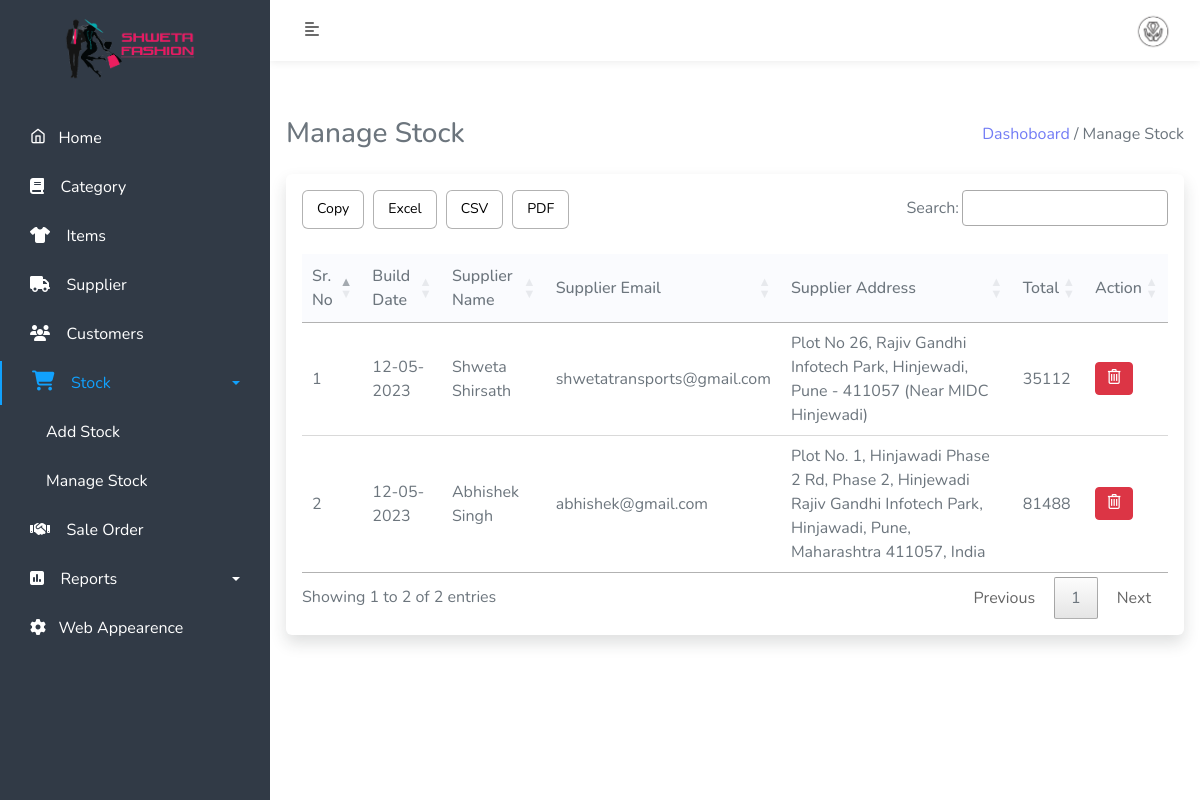
Screenshot of /admin/managestock.php (signed in) with the database file from the repository.
### tables this page shows
CREATE TABLE `manage_website` (
  `id` int(11) NOT NULL,
  `title` varchar(500) NOT NULL,
  `short_title` varchar(500) NOT NULL,
  `footer` text NOT NULL,
  `currency_symbol` text NOT NULL,
  `login_logo` text NOT NULL,
  `website_logo` varchar(500) NOT NULL,
  `background_login_image` text NOT NULL,
  `pay_qrcode` text NOT NULL,
  `terms` longtext NOT NULL,
  `status` int(11) NOT NULL
);

CREATE TABLE `stock` (
  `stock_id` int(11) NOT NULL,
  `build_date` date NOT NULL DEFAULT current_timestamp(),
  `sub_total` double(10,2) NOT NULL,
  `sup_id` int(11) NOT NULL,
  `gst` double(10,2) NOT NULL,
  `discount` double(10,2) NOT NULL,
  `final_total` double(10,2) NOT NULL,
  `delete_status` tinyint(4) NOT NULL,
  `submited_date` date DEFAULT current_timestamp()
);

CREATE TABLE `supplier` (
  `sup_id` int(11) NOT NULL,
  `sup_fname` varchar(50) NOT NULL,
  `sup_lname` varchar(50) NOT NULL,
  `sup_email` varchar(50) NOT NULL,
  `sup_mobile` bigint(11) NOT NULL,
  `sup_add` varchar(500) NOT NULL,
  `sup_city` varchar(11) NOT NULL,
  `sup_state` varchar(11) NOT NULL,
  `delete_status` tinyint(2) NOT NULL
);

### admin/managestock.php (the view, shortened to what this page needs)
<?php include('include/sidebar.php'); ?>
<?php include('include/header.php'); ?>
<div class="content-body mb-5 p-3">
    <div class="row">
        <div class="col-md-12">
            <div class="heading mb-4 d-flex align-items-center justify-content-between">
                <h3 class="mb-0">Manage Stock</h3>
                <p class="m-0"><a href="dashboard.php" class="text-primary">Dashoboard </a> <span class="disable">/ Manage Stock </span></p>
            </div>
        </div>
    </div>
    <div class="row">
        <div class="col-md-12">
            <div class="card border-0 shadow">
                <div class="card-body">
                    <div class="table-responsive">
                        <table id="example" class="display table-bordered" style="width:100%">
                            <thead>
                                <tr>
                                    <th>Sr. No</th>
                                    <th>Build Date</th>
                                    <th>Supplier Name</th>
                                    <th>Supplier Email</th>
                                    <th>Supplier Address</th>
                                    <th>Total</th>
                                    <th>Action</th>
                                </tr>
                            </thead>
                            <tbody>
                                <?php
                                $cnt = 1;
                                $stmt = $db->prepare("SELECT * from stock INNER JOIN supplier ON stock.sup_id=supplier.sup_id where stock.delete_status ='0' order by stock_id DESC ");
                                $stmt->execute();
                                $record = $stmt->fetchAll();
                                foreach ($record as $row) {
                                ?>
                                    <tr>
                                        <td><?php echo $cnt; ?></td>
                                        <td><?php $date = date_create($row['build_date']);
                                            echo date_format($date, "d-m-Y"); ?></td>
                                        <td><?php echo $row['sup_fname'] . ' ' . $row['sup_lname']; ?></td>
                                        <td><?php echo $row['sup_email']; ?></td>
                                        <td><?php echo $row['sup_add']; ?></td>
                                        <td><?php echo $row['final_total']; ?></td>
                                        <td>
                                            <a href="app/stock-crud.php?delid=<?php echo $row['stock_id']; ?>" class="btn btn-danger btn-sm " onclick="return confirm('Do you really want to Delete ?');"><i class="icon-line-awesome-trash-o fs-5"></i></a>
                                        </td>
                                    </tr>
                                <?php
                                    $cnt = $cnt + 1;
                                } ?>
                            </tbody>
                        </table>
                    </div>
                </div>
            </div>
        </div>
    </div>
</div>
</div>
<?php include('include/footer.php'); ?>

### admin/include/sidebar.php (shortened to what this page needs)
<?php include('../assets/constant/config.php'); ?>
<!doctype html>
<html lang="en">
<head>
    <?php
    $stmt = $db->prepare("SELECT * from manage_website");
    $stmt->execute();
    $result = $stmt->fetchAll();
    foreach ($result as $key) {
    ?>
        <link href="../assets/css/bootstrap.min.css" rel="stylesheet">
        <link href="../assets/css/style.css" rel="stylesheet">
        <link href="../assets/css/select2.css" rel="stylesheet">
        <link href="../assets/css/responsive.css" rel="stylesheet">
        <link href="../assets/css/icons.css" rel="stylesheet">
        <link rel="stylesheet" href="https://cdnjs.cloudflare.com/ajax/libs/font-awesome/6.2.1/css/all.min.css" />
        <link href="../assets/css/datatables/jquery.dataTables.min.css" rel="stylesheet">
        <link href="../assets/css/datatables/buttons.dataTables.min.css" rel="stylesheet">
        <link rel="stylesheet" href="https://cdnjs.cloudflare.com/ajax/libs/font-awesome/6.3.0/css/solid.min.css" />
        <link href="https://cdn.jsdelivr.net/npm/select2@4.1.0-rc.0/dist/css/select2.min.css" rel="stylesheet" />
</head>
<body>
    <div class="wrapper">
        <nav id="sidebar">
            <div class="position">
                <div class="sidebar-header">
                    <a href="dashboard.php"><img src="../assets/img/<?php echo $key['login_logo'] ?>" width="150px"></a>
                </div>
            <?php } ?>
            <ul class="list-unstyled components" id="menu">
                <li class="s-item">
                    <a href="dashboard.php"><i class="icon-feather-home"></i>&nbsp;&nbsp;&nbsp;Home</a>
                </li>
                <li class="s-item">
                    <a href="category.php"><i class="fa fa-book"></i>&nbsp;&nbsp;&nbsp; Category</a>
                </li>
                <li class="s-item">
                    <a href="product.php"><i class="fa-solid fa-shirt"></i>&nbsp;&nbsp;&nbsp; Items</a>
                </li>
                <li class="s-item">
                    <a href="supplier.php"><i class="fa-solid fa-truck"></i>&nbsp;&nbsp;&nbsp; Supplier</a>
                </li>
                <li class="s-item">
                    <a href="customer.php"><i class="nav-icon fas fa-users"></i>&nbsp;&nbsp;&nbsp; Customers</a>
                </li>
                <li class="s-item">
                    <a href="#pageReports2" data-bs-toggle="collapse" aria-bs-expanded="false" class="dropdown-toggle"><i class='fas fa-shopping-cart'></i>&nbsp;&nbsp;&nbsp; Stock</a>
                    <ul class="collapse list-unstyled" id="pageReports2" data-bs-parent="#menu">
                        <li>
                            <a href="stock.php" class="ms-3">Add Stock</a>
                        </li>
                        <li>
                            <a href="managestock.php" class="ms-3">Manage Stock</a>
                        </li>
                    </ul>
                </li>
                <li class="s-item">
                    <a href="sale-order.php" aria-bs-expanded="false"><i class='fas fa-handshake'></i>&nbsp;&nbsp;&nbsp; Sale Order</a>
                </li>
                <li class="s-item">
                    <a href="#pageReports" data-bs-toggle="collapse" aria-bs-expanded="false" class="dropdown-toggle"><i class="fa-sharp fa-solid fa-square-poll-vertical"></i>&nbsp;&nbsp;&nbsp; Reports</a>
                </li>
                <li class="s-item">
                    <a href="manage_website.php"><i class="fa fa-cog"></i>&nbsp;&nbsp;&nbsp;Web Appearence</a>
                </li>
            </ul>
            </div>
        </nav>

### admin/include/header.php (shortened to what this page needs)
<?php include('../assets/constant/config.php');?>
<?php
$stmt = $db->prepare("SELECT admin_photo,admin_email , admin_fname, admin_lname from admin ");
$stmt->execute();
$record = $stmt->fetchAll();
foreach ($record as $key) {
?>
    <div id="content">
        <nav class="navbar navbar-expand-lg navbar-light ">
            <div class="container-fluid">
                <button type="button" id="sidebarCollapse" class="btn text-sidebar bg-turbo-yellow">
                    <i class="fas fa-align-left"></i>
                </button>
                <div class="collapse navbar-collapse" id="navbarSupportedContent">
                    <div class="dropdown ">
		  <a class="" type="button" data-bs-toggle="dropdown" aria-expanded="false">
		   <img src="../assets/img/<?php echo $key['admin_photo'];?>" width="50px" class="rounded-circle">
		  </a>
		</div>
                     <?php } ?>
                </div>
            </div>
        </nav>

### assets/css/style.css (style rules this page uses)
body { font-family:'Nunito', sans-serif; color: #6c757d; }
a, a:hover, a:focus { color: inherit; text-decoration: none; transition: all 0.3s; }
.text-primary { color: #727cf5 !important; }
.navbar { padding: 5px 10px; background: #fff; border: none; border-radius: 0px; margin-bottom: 40px; box-shadow: 0px 0px 9px rgb(0 0 0 / 10%); }
.text-sidebar { color: #6b6b6b; }
.wrapper { display: flex; width: 100%; align-items: stretch; }
#sidebar .position { position: fixed; min-width: 270px; max-width: 250px; }
#sidebar { min-width: 270px; max-width: 250px; background: #313a46; color: #272e48; transition: all 0.3s; z-index: 2; }
#sidebar .sidebar-header { padding: 12px; background: #313a46; text-align: center; }
#sidebar ul.components { padding: 20px 0; overflow-y: scroll; height: 100vh; }
#sidebar ul li a { padding: 10px 10px 10px 30px; font-size: 1em; display: block; margin-bottom: 5px; border-radius: 0 20px 20px 0; margin-right: 10px; color: #fff; }
#sidebar ul li.active > a { color: #11a1fd; border-left: 2px solid #11a1fd; }
#sidebar ul li.active > a i { font-size: 20px; }
a[data-bs-toggle=collapse] { position: relative; }
.dropdown-toggle::after { display: block; position: absolute; top: 50%; right: 20px; transform: translateY(-50%); }
#content { width: 100%; min-height: 100vh; transition: all 0.3s; }
.s-item.active .collapse { display: block; }
tbody, td, tfoot, th, thead, tr { border:0; }
thead { background: #FAFBFE; }

### rows the page displays
manage_website: login_logo (picture)
stock: build_date "12-05-2023", sup.sup_fname "Shweta", sup.sup_lname "Shirsath", sup.sup_email "shwetatransports@gmail.com", sup.sup_add "Plot No 26, Rajiv Gandhi Infotech Park, Hinjewadi, Pune - 411057 (Near MIDC Hinjewadi)", final_total "35112"
stock: build_date "12-05-2023", sup.sup_fname "Abhishek", sup.sup_lname "Singh", sup.sup_email "abhishek@gmail.com", sup.sup_add "Plot No. 1, Hinjawadi Phase 2 Rd, Phase 2, Hinjewadi Rajiv Gandhi Infotech Park, Hinjawadi, Pune, Maharashtra 411057, India", final_total "81488"
